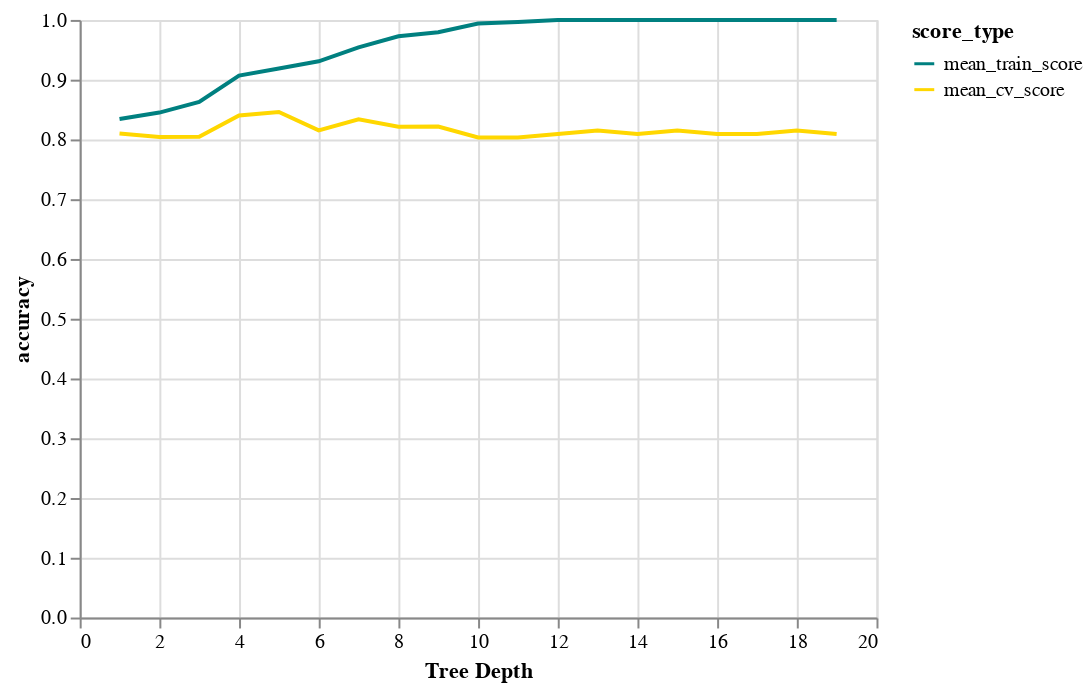

Source (notebook cell):
### Code cell
source = results_df.melt(id_vars=['depth'] , 
                              value_vars=['mean_train_score', 'mean_cv_score'], 
                              var_name='score_type', value_name='accuracy')
chart1 = alt.Chart(source).mark_line().encode(
    alt.X('depth:Q', axis=alt.Axis(title="Tree Depth")),
    alt.Y('accuracy:Q'),
    alt.Color('score_type:N', scale=alt.Scale(domain=['mean_train_score', 'mean_cv_score'],
                                           range=['teal', 'gold'])))
chart1

### Figure 1 — Vega-Lite specification as saved in the notebook (floating-point values rounded to 4 significant figures)
{"config": {"view": {"continuousWidth": 400, "continuousHeight": 300}}, "data": {"name": "data-63409eb35a110e27dbc7098d92b70e91"}, "mark": "line", "encoding": {"color": {"type": "nominal", "field": "score_type", "scale": {"domain": ["mean_train_score", "mean_cv_score"], "range": ["teal", "gold"]}}, "x": {"type": "quantitative", "axis": {"title": "Tree Depth"}, "field": "depth"}, "y": {"type": "quantitative", "field": "accuracy"}}, "$schema": "https://vega.github.io/schema/vega-lite/v4.8.1.json", "datasets": {"data-63409eb35a110e27dbc7098d92b70e91": [{"depth": 1, "score_type": "mean_train_score", "accuracy": 0.8343}, {"depth": 2, "score_type": "mean_train_score", "accuracy": 0.845}, {"depth": 3, "score_type": "mean_train_score", "accuracy": 0.863}, {"depth": 4, "score_type": "mean_train_score", "accuracy": 0.9069}, {"depth": 5, "score_type": "mean_train_score", "accuracy": 0.9188}, {"depth": 6, "score_type": "mean_train_score", "accuracy": 0.9308}, {"depth": 7, "score_type": "mean_train_score", "accuracy": 0.9541}, {"depth": 8, "score_type": "mean_train_score", "accuracy": 0.9727}, {"depth": 9, "score_type": "mean_train_score", "accuracy": 0.9794}, {"depth": 10, "score_type": "mean_train_score", "accuracy": 0.994}, {"depth": 11, "score_type": "mean_train_score", "accuracy": 0.9967}, {"depth": 12, "score_type": "mean_train_score", "accuracy": 1.0}, {"depth": 13, "score_type": "mean_train_score", "accuracy": 1.0}, {"depth": 14, "score_type": "mean_train_score", "accuracy": 1.0}, {"depth": 15, "score_type": "mean_train_score", "accuracy": 1.0}, {"depth": 16, "score_type": "mean_train_score", "accuracy": 1.0}, {"depth": 17, "score_type": "mean_train_score", "accuracy": 1.0}, {"depth": 18, "score_type": "mean_train_score", "accuracy": 1.0}, {"depth": 19, "score_type": "mean_train_score", "accuracy": 1.0}, {"depth": 1, "score_type": "mean_cv_score", "accuracy": 0.8099}, {"depth": 2, "score_type": "mean_cv_score", "accuracy": 0.804}, {"depth": 3, "score_type": "mean_cv_score", "accuracy": 0.8044}, {"depth": 4, "score_type": "mean_cv_score", "accuracy": 0.8401}, {"depth": 5, "score_type": "mean_cv_score", "accuracy": 0.846}, {"depth": 6, "score_type": "mean_cv_score", "accuracy": 0.8151}, {"depth": 7, "score_type": "mean_cv_score", "accuracy": 0.8338}, {"depth": 8, "score_type": "mean_cv_score", "accuracy": 0.8213}, {"depth": 9, "score_type": "mean_cv_score", "accuracy": 0.8217}, {"depth": 10, "score_type": "mean_cv_score", "accuracy": 0.8033}, {"depth": 11, "score_type": "mean_cv_score", "accuracy": 0.8033}, {"depth": 12, "score_type": "mean_cv_score", "accuracy": 0.8092}, {"depth": 13, "score_type": "mean_cv_score", "accuracy": 0.8151}, {"depth": 14, "score_type": "mean_cv_score", "accuracy": 0.8092}, {"depth": 15, "score_type": "mean_cv_score", "accuracy": 0.8151}, {"depth": 16, "score_type": "mean_cv_score", "accuracy": 0.8092}, {"depth": 17, "score_type": "mean_cv_score", "accuracy": 0.8092}, {"depth": 18, "score_type": "mean_cv_score", "accuracy": 0.8151}, {"depth": 19, "score_type": "mean_cv_score", "accuracy": 0.8092}]}}
